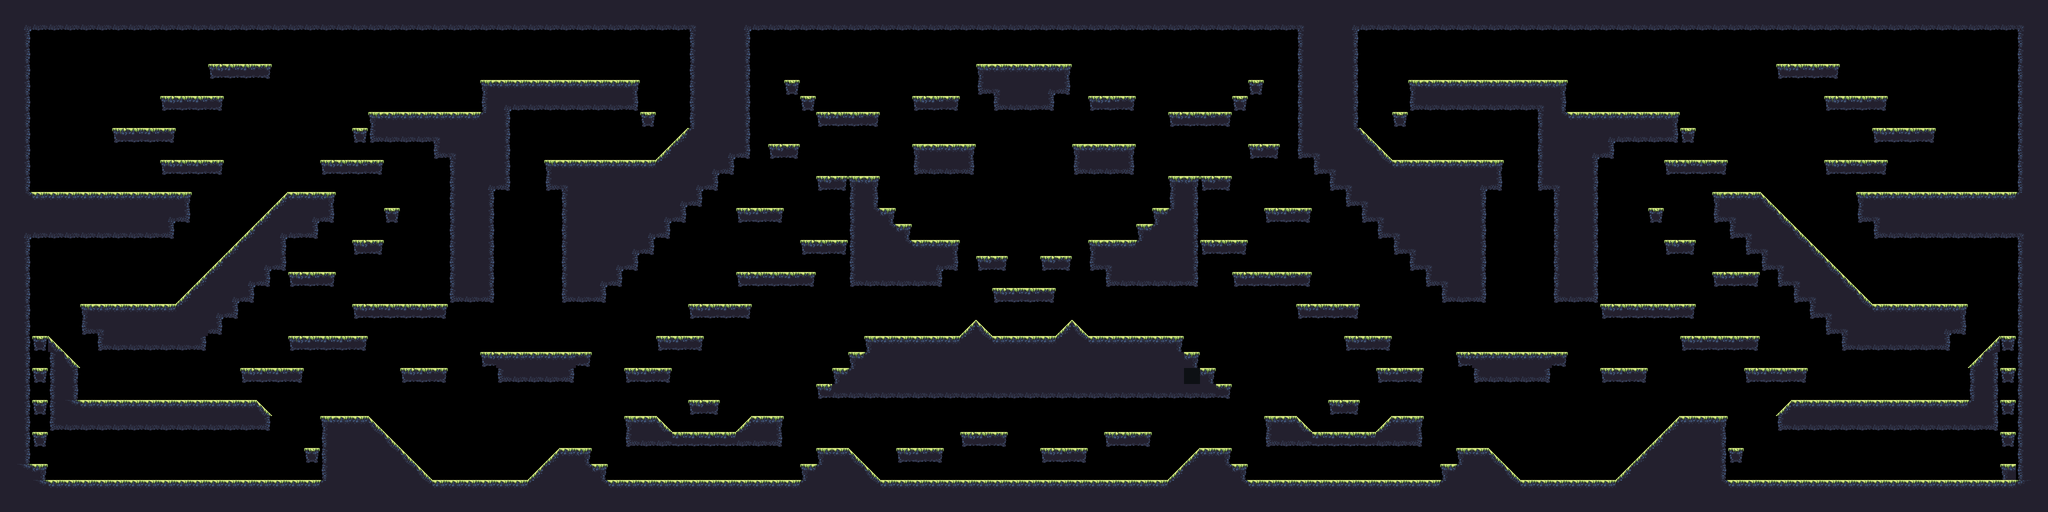

This is a level from a 2D game, rendered from its Tiled map with the project's own tilesets. A one-line summary and the map file follow, with tile-layer data summarised:
An orthogonal 128x32 tile map with 32x32 px tiles, 1 tile layer (main), 2 tilesets and 3 objects (spawn, boss_spawn).

<map version="1.2" tiledversion="1.3.2" orientation="orthogonal" renderorder="right-down" compressionlevel="0" width="128" height="32" tilewidth="32" tileheight="32" infinite="0" nextlayerid="4" nextobjectid="5">
 <tileset firstgid="1" source="weave_prototype_tileset.tsx" />
 <tileset firstgid="41" source="forest_tile_set.tsx" />
 <layer id="1" name="main" width="128" height="32">
  <data>[4096 cells, 1733 non-empty, 22 distinct tile ids]</data>
 </layer>
 <objectgroup id="2" name="objects">
  <object id="1" name="spawn" x="141.333" y="294.667" width="32" height="32" />
  <object id="2" x="341.333" y="173.333" />
  <object id="4" name="boss_spawn" x="2047.52" y="383.129" />
 </objectgroup>
</map>
